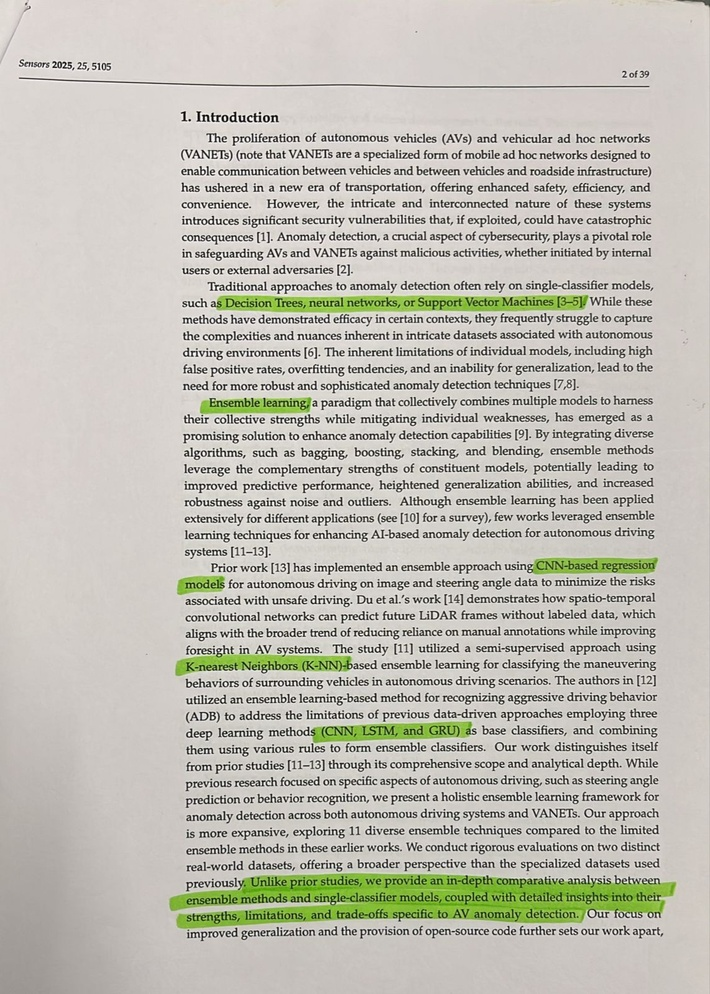
#> input picture data/sample1.jpeg, 710 x 994 px, shrunk from 1142 x 1600 before the run
$ jupyter execute process.ipynb
#> lines starting #> are read from the running program, lines starting #| are printed output that depends on the picture; after the words box and inside, x2 and y2 are one past the last pixel; in counts of white or black regions, pixels touching at a corner belong together
[cell 1]
import cv2
import matplotlib.pyplot as plt
import numpy as np

[cell 2]
image = cv2.imread("../data/sample1.jpeg")
#> image is the input picture: shape (994, 710, 3); mean B, G, R 181.3, 190.7, 192.5
image = cv2.cvtColor(image, cv2.COLOR_BGR2RGB)
plt.imshow(image)
plt.title("Original Image")
plt.axis('off')
plt.show()

[cell 3]
image_hsv = cv2.cvtColor(image, cv2.COLOR_RGB2HSV)
#> image_hsv: shape (994, 710, 3); mean H, S, V 18, 19.9, 194.7
plt.imshow(image_hsv)
plt.title("HSV Image")
plt.axis('off')
plt.show()

[cell 4]
print("HSV IMAGE SHAPE:",image_hsv.shape)
#| HSV IMAGE SHAPE: (994, 710, 3)
image_sat = image_hsv[:,:,1]
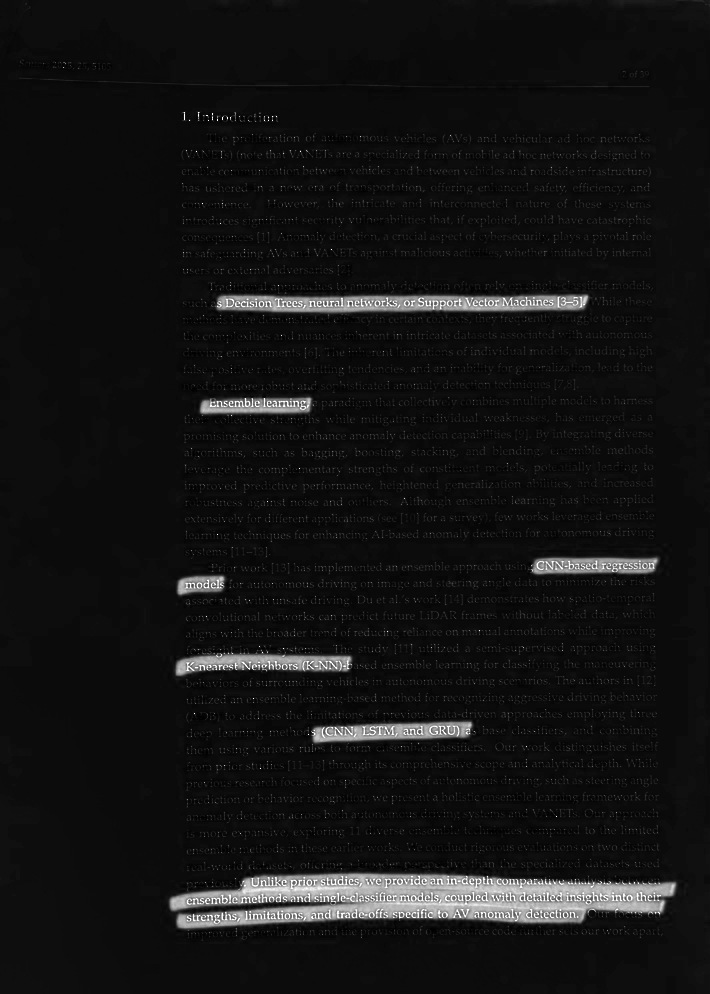
#> image_sat: shape (994, 710); min 0, max 255, mean 19.9
print("HSV IMAGE WITH ONLY THE SATURATION LAYER:",image_sat.shape)
#| HSV IMAGE WITH ONLY THE SATURATION LAYER: (994, 710)

plt.figure(figsize=(12, 5))

plt.subplot(1, 2, 1)
plt.imshow(image_sat)
plt.title('Saturation (Color Map)')
plt.axis('off')

plt.subplot(1, 2, 2)
plt.imshow(image_sat, cmap='gray')
plt.title('Saturation (Grayscale)')
plt.axis('off')

plt.tight_layout()
plt.show()
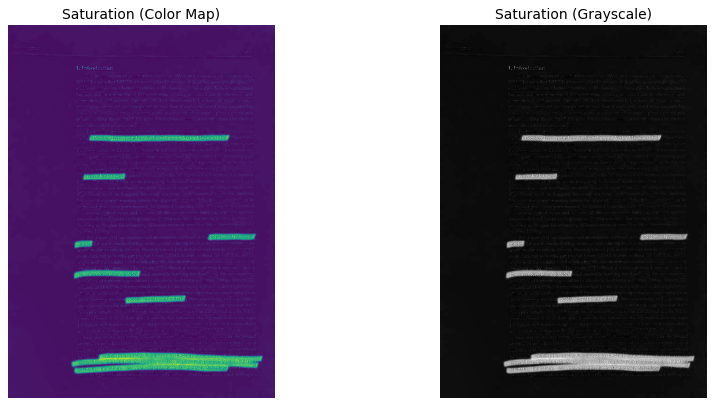
#> figure drawn by matplotlib, 2 panels

## using threshold directly to create the mask

[cell 5]
threshold = 120

# method 1
'''
rows, columns = image_sat.shape
image_binary = image_sat.copy()

for i in range(rows):
    for j in range(columns):
        if image_sat[i, j] > threshold:
            image_binary[i, j] = 255
        else:
            image_binary[i, j] = 0


'''
# method 2
image_binary = (image_sat > threshold).astype(np.uint8) * 255
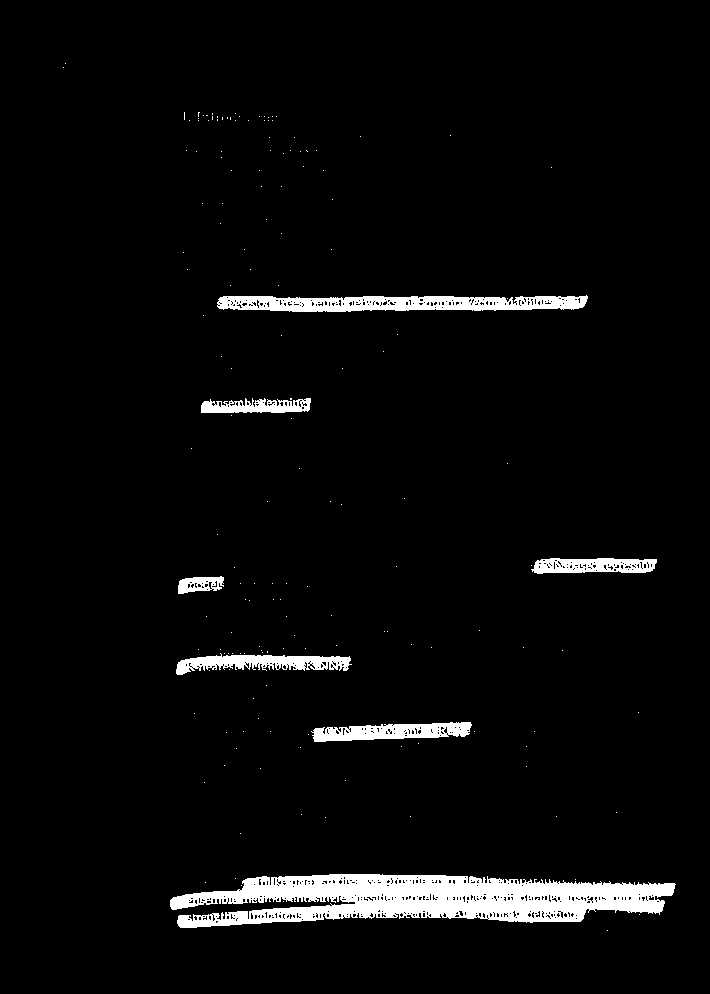
#> image_binary: shape (994, 710); 4.1% white; 163 white regions (156 under 20 px), largest, box (x1, y1, x2, y2) and area: (170, 874, 676, 928) 16735, (217, 295, 588, 312) 4488, (176, 653, 352, 675) 2051


plt.imshow(image_binary, cmap='gray')
plt.title(f'Binary Mask (Threshold = {threshold})')
plt.axis('off')
plt.show()

[cell 6]
image_hsv_new = image_hsv.copy()

'''
for i in range(rows):
    for j in range(columns):
        if image_binary[i, j] == 255:
            image_hsv_new[i, j, 1] = 0
'''
image_hsv_new[image_binary == 255, 1] = 0
#> image_hsv_new: shape (994, 710, 3); mean H, S, V 18, 12.9, 194.7
image_final = cv2.cvtColor(image_hsv_new, cv2.COLOR_HSV2RGB)
cv2.imwrite('../data/result_simple_mask.jpg', cv2.cvtColor(image_final, cv2.COLOR_RGB2BGR))
plt.imshow(image_final)
plt.title('Result (Simple Mask)')
plt.axis('off')
plt.show()

## Apply Gaussian blur, then threshold, then dilate for a better mask

[cell 7]
#blur
image_sat_blur = cv2.GaussianBlur(image_sat, (15, 15), 0)

#threshold
threshold = 100
image_binary = (image_sat_blur > threshold).astype(np.uint8) * 255
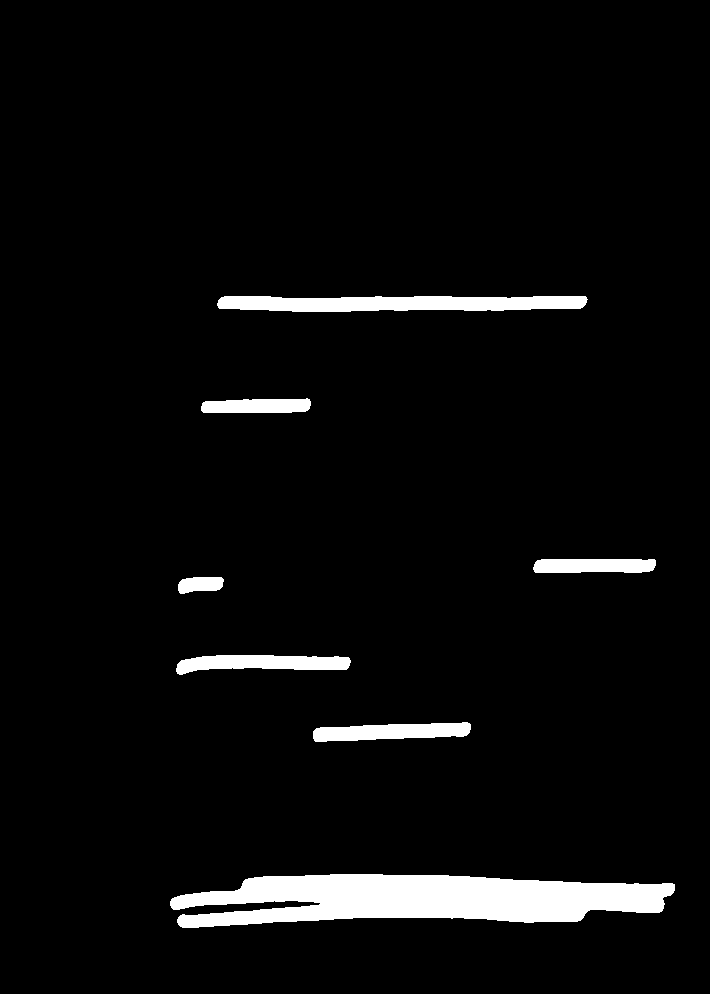
#> image_binary: shape (994, 710); 4.5% white; 7 white regions, largest, box (x1, y1, x2, y2) and area: (170, 874, 675, 928) 18623, (217, 296, 588, 312) 5000, (176, 655, 351, 675) 2327

#dialation
kernel = np.ones((7, 7), np.uint8)
image_binary_dilated = cv2.dilate(image_binary, kernel, iterations=1)
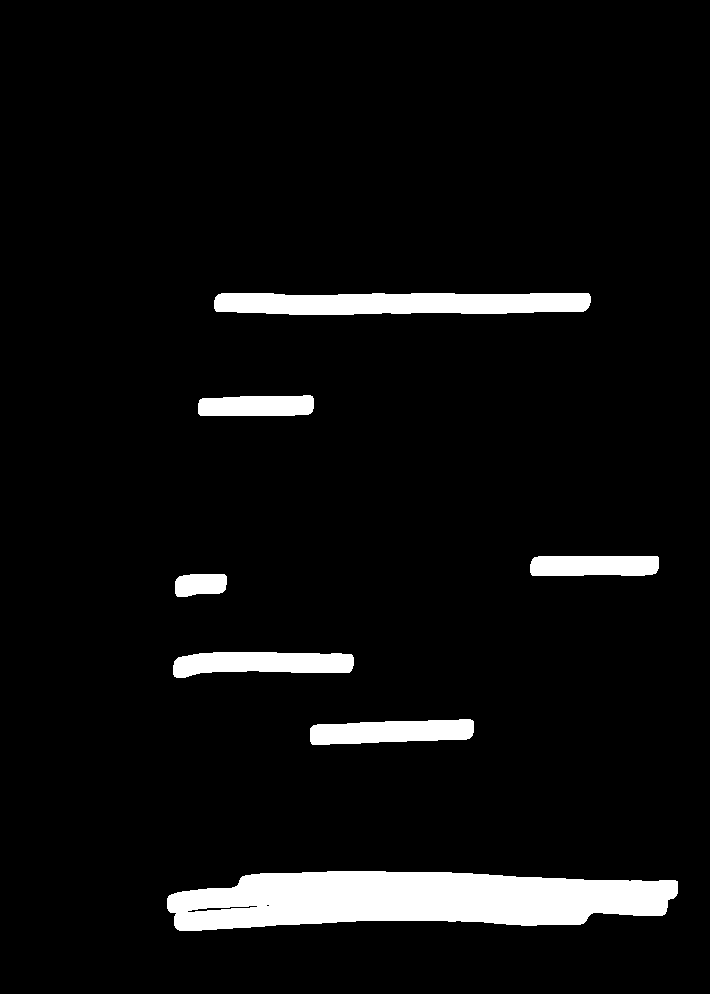
#> image_binary_dilated: shape (994, 710); 6.1% white; 7 white regions, largest, box (x1, y1, x2, y2) and area: (167, 871, 678, 931) 22927, (214, 293, 591, 315) 7402, (173, 652, 354, 678) 3557

plt.figure(figsize=(15, 10))

plt.subplot(2, 2, 1)
plt.imshow(image_sat, cmap='gray')
plt.title('Original Saturation')
plt.axis('off')

plt.subplot(2, 2, 2)
plt.imshow(image_sat_blur, cmap='gray')
plt.title('Blurred Saturation')
plt.axis('off')

plt.subplot(2, 2, 3)
plt.imshow(image_binary, cmap='gray')
plt.title('Binary Mask (After Threshold)')
plt.axis('off')

plt.subplot(2, 2, 4)
plt.imshow(image_binary_dilated, cmap='gray')
plt.title('Final Mask (After Dilation)')
plt.axis('off')

plt.tight_layout()
plt.show()

image_binary = image_binary_dilated

[cell 8]
image_hsv_new = image_hsv.copy()

'''
for i in range(rows):
    for j in range(columns):
        if image_binary[i, j] == 255:
            image_hsv_new[i, j, 1] = 0
'''
image_hsv_new[image_binary == 255, 1] = 0
#> image_hsv_new: shape (994, 710, 3); mean H, S, V 18, 11.6, 194.7
image_final = cv2.cvtColor(image_hsv_new, cv2.COLOR_HSV2RGB)
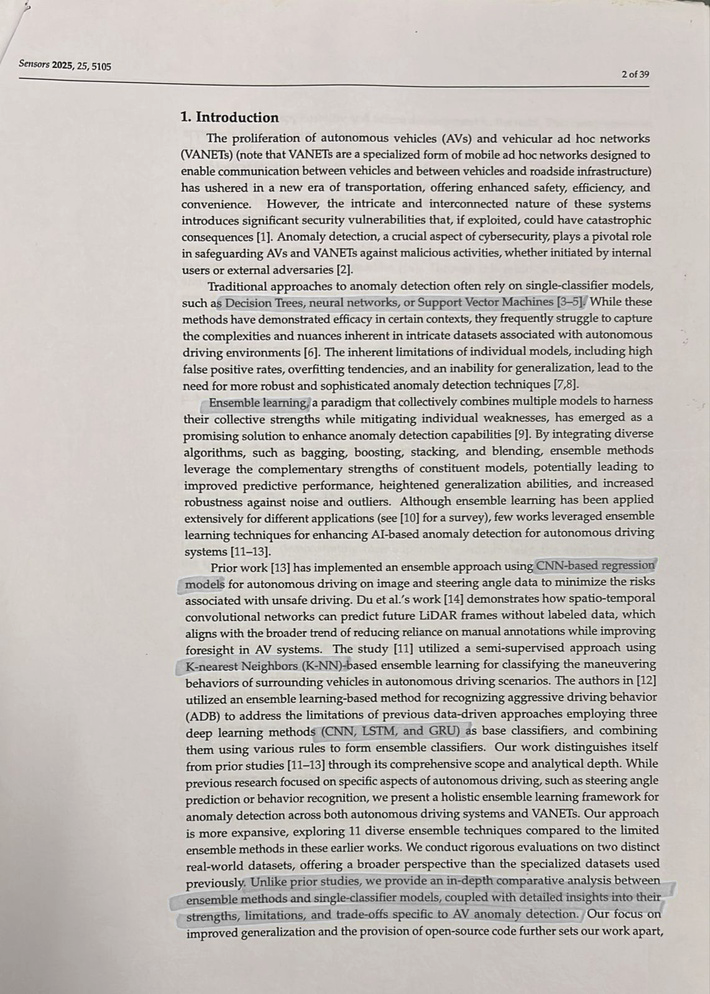
#> image_final: shape (994, 710, 3); mean R, G, B 194.7, 190.2, 185.9

cv2.imwrite('../data/result_better_mask.jpg', cv2.cvtColor(image_final, cv2.COLOR_RGB2BGR))
plt.imshow(image_final)
plt.title('Result (With Improved Mask)')
plt.axis('off')
plt.show()

[cell 9]
image_hsv_new = image_hsv.copy()
image_hsv_new[image_binary == 255, 1] = 0

# getting the high value pixels from the non highlighted areas (assuming them to be the white paper background)
non_highlighted_paper = image_hsv[(image_binary == 0) & (image_hsv[:,:,2] > 150), 2]
actual_paper_brightness = np.median(non_highlighted_paper)
#> actual_paper_brightness = 211


# highlighted areas (excluding the actual text on the paper)
bright_mask = (image_binary == 255) & (image_hsv[:,:,2] > 160)
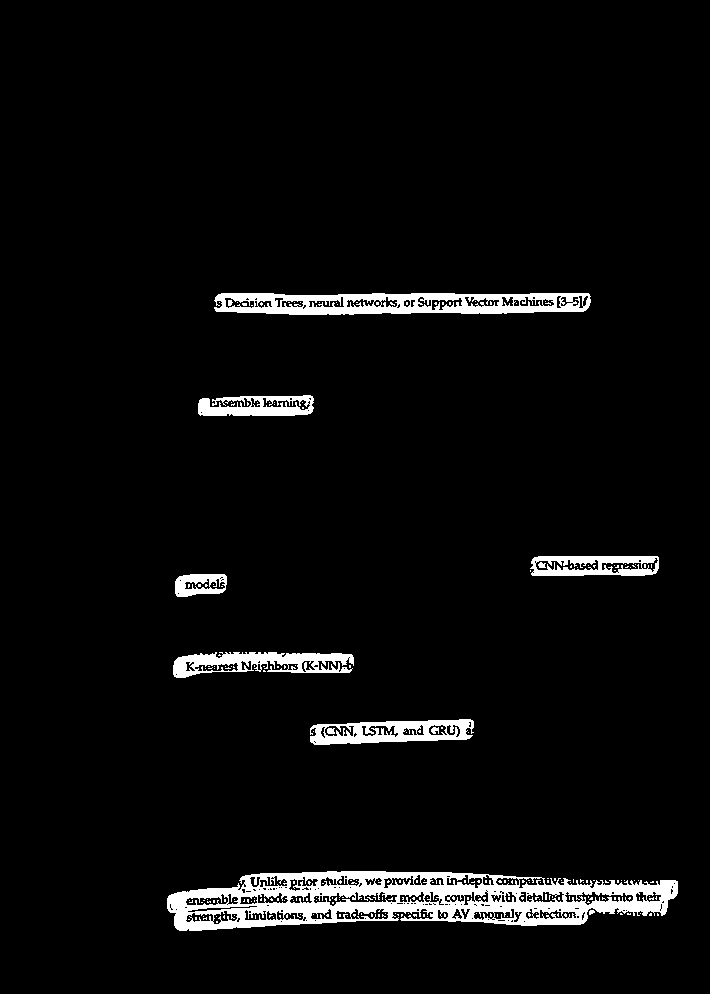
#> bright_mask: shape (994, 710) bool; 4.6% white; 238 white regions (226 under 20 px), largest, box (x1, y1, x2, y2) and area: (167, 871, 678, 931) 16075, (214, 293, 591, 315) 5696, (173, 652, 354, 678) 2639
image_hsv_new[bright_mask, 2] = actual_paper_brightness
#> image_hsv_new: shape (994, 710, 3); mean H, S, V 18, 11.6, 195.6

image_final = cv2.cvtColor(image_hsv_new, cv2.COLOR_HSV2RGB)
cv2.imwrite('../data/result_final.jpg', cv2.cvtColor(image_final, cv2.COLOR_RGB2BGR))
plt.imshow(image_final)
plt.title('Final Result (Improved Mask)')
plt.axis('off')
plt.show()
